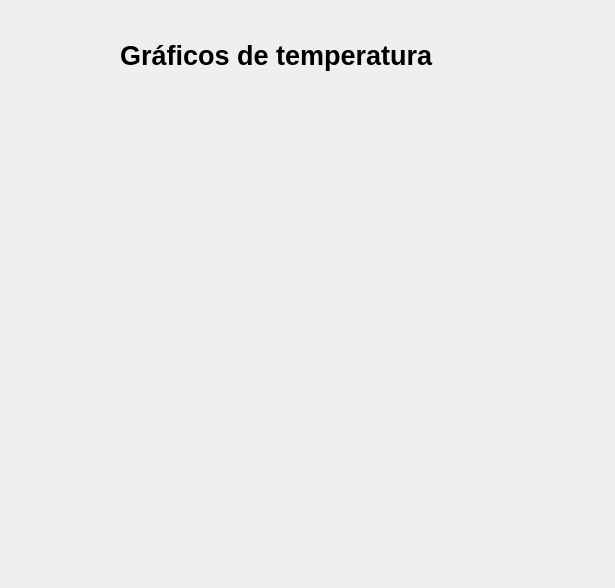
<?xml version="1.0" encoding="UTF-8"?>
<ui version="4.0">
 <class>temp</class>
 <widget class="QWidget" name="temp">
  <property name="geometry">
   <rect>
    <x>0</x>
    <y>0</y>
    <width>615</width>
    <height>588</height>
   </rect>
  </property>
  <property name="windowTitle">
   <string>Form</string>
  </property>
  <widget class="QWidget" name="gridLayoutWidget">
   <property name="geometry">
    <rect>
     <x>50</x>
     <y>100</y>
     <width>521</width>
     <height>431</height>
    </rect>
   </property>
   <layout class="QGridLayout" name="graftemp"/>
  </widget>
  <widget class="QLabel" name="title_temp">
   <property name="geometry">
    <rect>
     <x>120</x>
     <y>40</y>
     <width>391</width>
     <height>31</height>
    </rect>
   </property>
   <property name="font">
    <font>
     <family>Segoe UI</family>
     <pointsize>20</pointsize>
     <weight>75</weight>
     <bold>true</bold>
    </font>
   </property>
   <property name="text">
    <string>Gráficos de temperatura</string>
   </property>
  </widget>
 </widget>
 <resources/>
 <connections/>
</ui>
